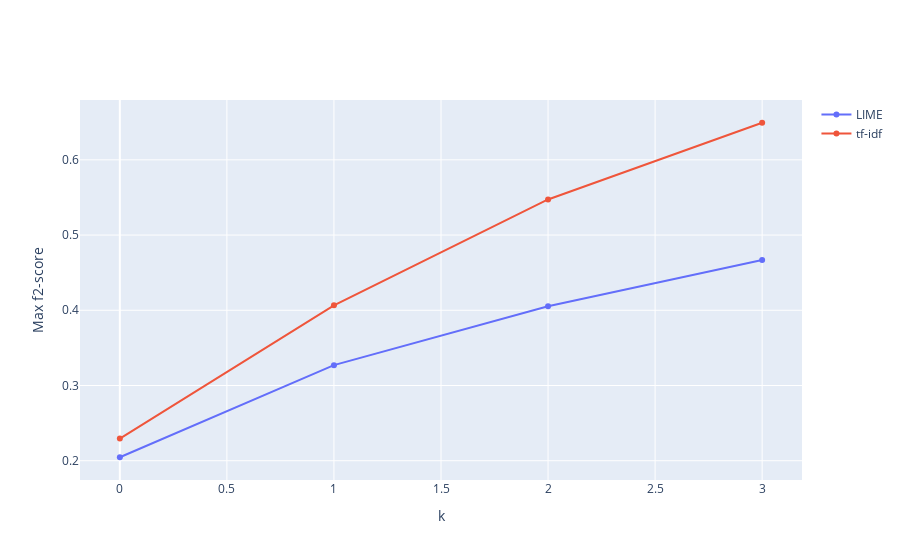

The cell this chart's notebook holds for it:
### Code cell
compare_lineplots(list(range(min_k)), 
                  lime_max_f2score_avg, 
                  baseline_max_f2score_avg,
                  'LIME', 
                  'tf-idf',
                  'k', 
                  'Max f2-score', 
                  use_plotly)

### Figure 1 — Plotly figure (JSON) as saved in the notebook; plotly's stock layout.template omitted (floating-point values rounded to 4 significant figures)
{"data": [{"mode": "markers+lines", "name": "LIME", "type": "scatter", "x": [0, 1, 2, 3], "y": [0.2046, 0.327, 0.4052, 0.4667]}, {"mode": "markers+lines", "name": "tf-idf", "type": "scatter", "x": [0, 1, 2, 3], "y": [0.2295, 0.4066, 0.5473, 0.6493]}], "layout": {"xaxis": {"title": {"text": "k"}}, "yaxis": {"title": {"text": "Max f2-score"}}}}
